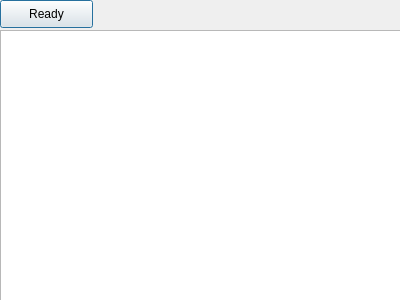
<?xml version="1.0" encoding="UTF-8"?>
<ui version="4.0">
 <class>Dialog</class>
 <widget class="QDialog" name="Dialog">
  <property name="geometry">
   <rect>
    <x>0</x>
    <y>0</y>
    <width>400</width>
    <height>300</height>
   </rect>
  </property>
  <property name="windowTitle">
   <string>Dialog</string>
  </property>
  <widget class="QPushButton" name="loadButton">
   <property name="geometry">
    <rect>
     <x>0</x>
     <y>0</y>
     <width>93</width>
     <height>28</height>
    </rect>
   </property>
   <property name="text">
    <string>Ready</string>
   </property>
  </widget>
  <widget class="QTextEdit" name="textEdit">
   <property name="geometry">
    <rect>
     <x>0</x>
     <y>30</y>
     <width>401</width>
     <height>271</height>
    </rect>
   </property>
  </widget>
 </widget>
 <layoutdefault spacing="6" margin="11"/>
 <resources/>
 <connections/>
</ui>
